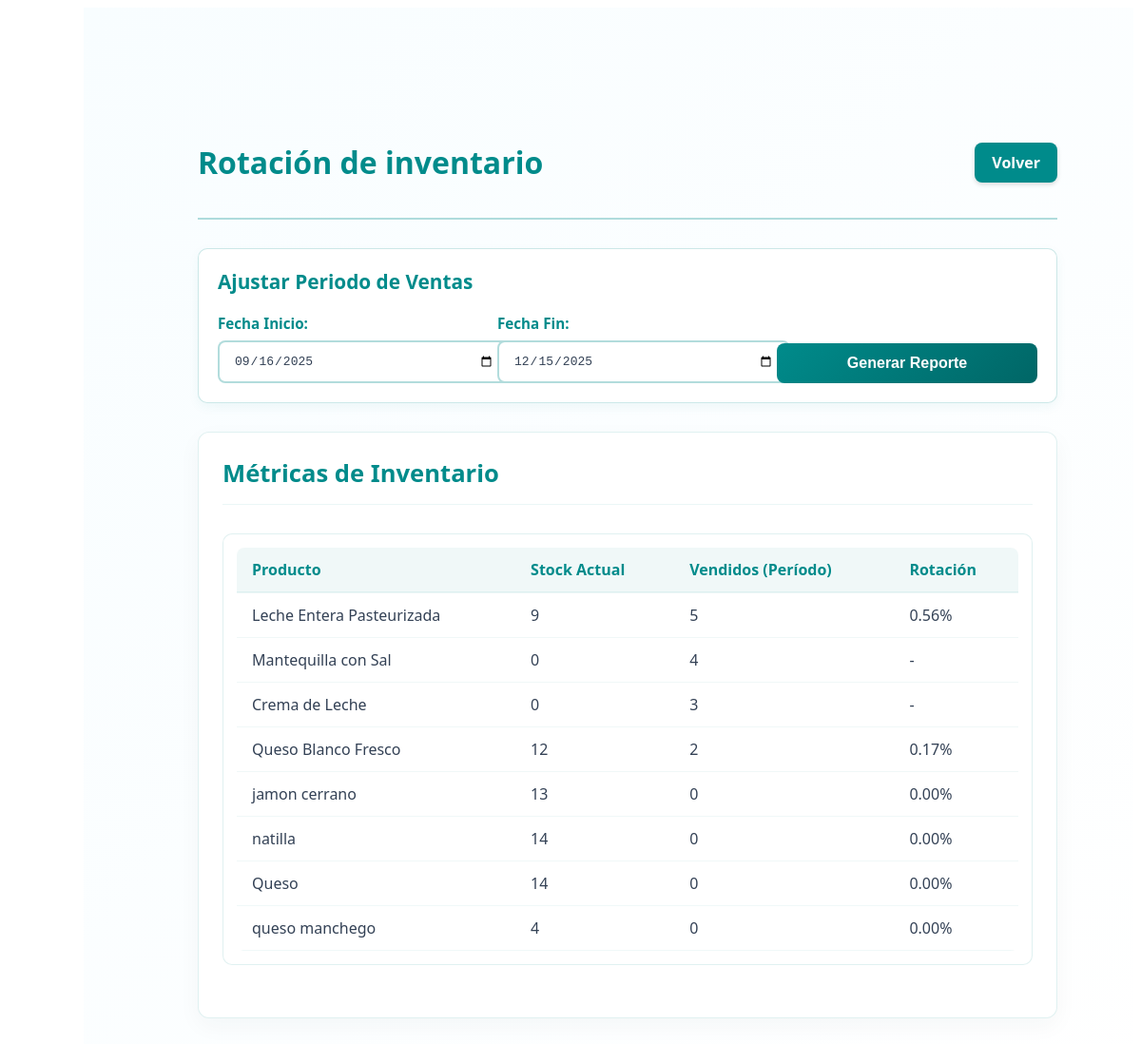
/reportes/reporte_rotacion_inventario.php (signed in), run on an earlier commit of the app's database.
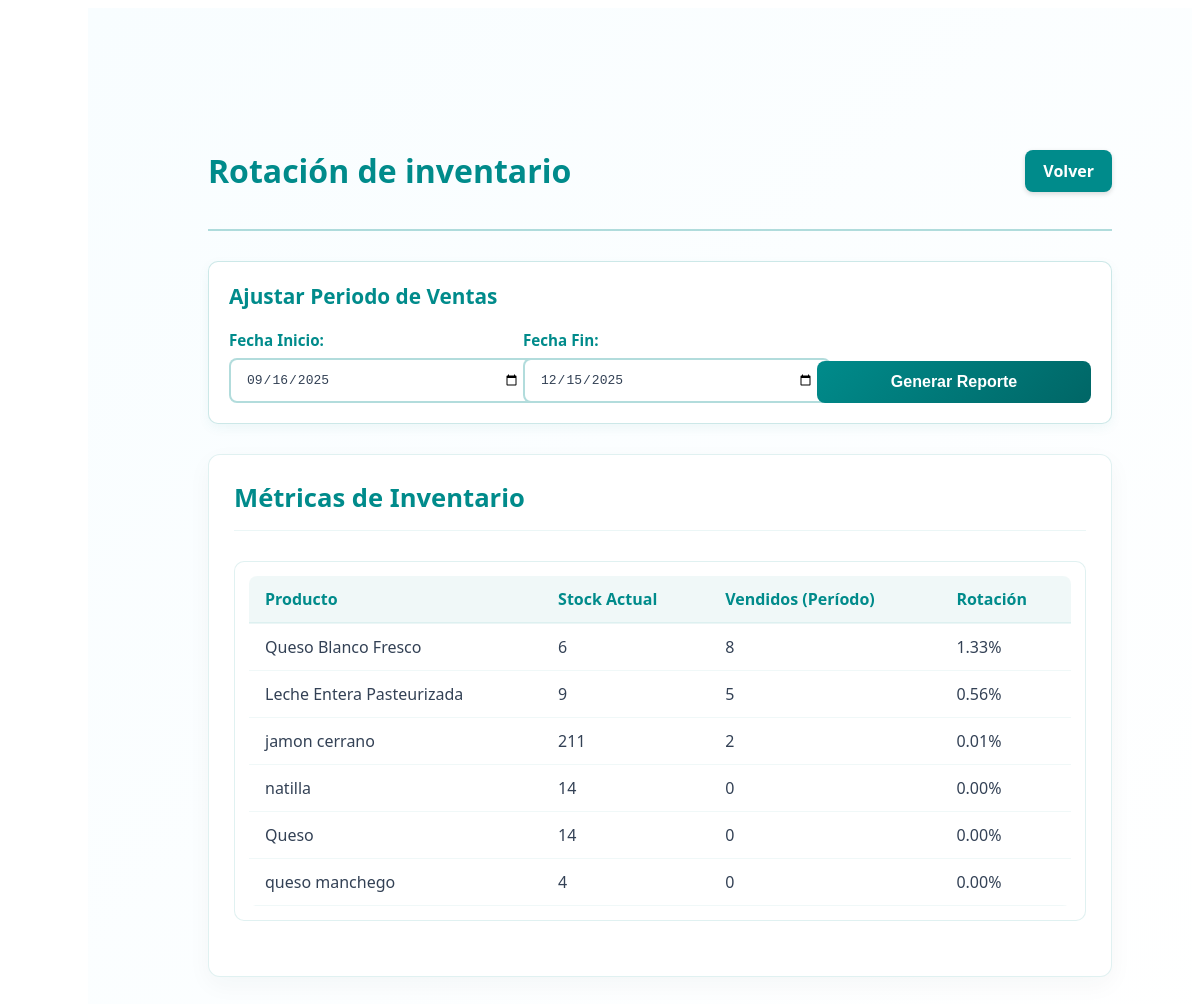
And on a later commit of the database.
### tables this page shows
CREATE TABLE `productos` (
  `id` int(11) NOT NULL,
  `codigo` varchar(50) NOT NULL,
  `nombre` varchar(255) NOT NULL,
  `descripcion` text DEFAULT NULL,
  `categoria_id` int(11) NOT NULL,
  `subcategoria_id` int(11) DEFAULT NULL,
  `proveedor_id` int(11) NOT NULL,
  `id_producto_proveedor` int(11) DEFAULT NULL,
  `fecha_vencimiento` date DEFAULT NULL,
  `cantidad` int(11) NOT NULL DEFAULT 0,
  `precio_costo` decimal(10,2) NOT NULL,
  `precio_venta` decimal(10,2) DEFAULT NULL,
  `created_at` timestamp NOT NULL DEFAULT current_timestamp(),
  `updated_at` timestamp NOT NULL DEFAULT current_timestamp() ON UPDATE current_timestamp(),
  `estado` enum('active','inactive') DEFAULT 'active'
);

### reportes/reporte_rotacion_inventario.php (the view, shortened to what this page needs)
<?php
require_once '../conexion.php';
$fecha_inicio = isset($_GET['fecha_inicio']) ? $_GET['fecha_inicio'] : date('Y-m-d', strtotime('-90 days'));
$fecha_fin = isset($_GET['fecha_fin']) ? $_GET['fecha_fin'] : date('Y-m-d');
function getRotacionInventario($pdo, $fecha_inicio, $fecha_fin) {
    $inicio = date('Y-m-d', strtotime($fecha_inicio));
    $fin = date('Y-m-d', strtotime($fecha_fin));
    $dias_timestamp = strtotime($fin) - strtotime($inicio);
    $dias_periodo = floor($dias_timestamp / (60 * 60 * 24)) + 1;
    try {
        $colsStmt = $pdo->query("SHOW COLUMNS FROM productos");
        $cols = $colsStmt->fetchAll(PDO::FETCH_COLUMN, 0);
    } catch (PDOException $e) {
        $cols = [];
    }
    $stockCol = null;
    if (in_array('cantidad', $cols, true)) $stockCol = 'cantidad';
    elseif (in_array('stock', $cols, true)) $stockCol = 'stock';
    if ($stockCol) {
        $stockSelect = "COALESCE(p.$stockCol, 0) AS stock";
    } else {
        $stockSelect = "0 AS stock";
    }
    $sql = "SELECT
                p.id,
                p.nombre,
                {$stockSelect},
                IFNULL((SELECT SUM(dv.cantidad)
                        FROM detalle_venta dv
                        JOIN ventas v ON dv.id_venta = v.id_venta
                        WHERE dv.id_producto = p.id
                          AND v.fecha BETWEEN :fecha_inicio AND :fecha_fin
                       ), 0) AS vendidos_periodo
            FROM productos p
            ORDER BY vendidos_periodo DESC";
    $stmt = $pdo->prepare($sql);
    $stmt->bindParam(':fecha_inicio', $inicio);
    $stmt->bindParam(':fecha_fin', $fin);
    $stmt->execute();
    $rows = $stmt->fetchAll(PDO::FETCH_ASSOC);
    foreach ($rows as &$r) {
        $vendidos = floatval($r['vendidos_periodo']);
        $stock = floatval($r['stock']);
    }
    return $rows;
}
$rotacion = getRotacionInventario($pdo, $fecha_inicio, $fecha_fin);
?>
<!DOCTYPE html>
<html lang="es">
<head>
    <link rel="stylesheet" href="../css/reportes/general_reportes.css">
</head>
<body>
<main class="main-content">
    <div class="content-wrapper">
        <div class="page-header">
            <h1 class="page-title">Rotación de inventario</h1>
            <a href="../reportes.php" class="volver-button">
                        Volver
                    </a>
        </div>
        <div class="filtros-container">
            <div class="filtros-card">
                <h3>Ajustar Periodo de Ventas</h3>
                <form method="GET" class="filtros-form">
                    <div class="form-row">
                        <div class="form-group">
                            <label for="fecha_inicio">Fecha Inicio:</label>
                            <input type="date" name="fecha_inicio" id="fecha_inicio" class="form-input" value="<?= $fecha_inicio ?>">
                        </div>
                        <div class="form-group">
                            <label for="fecha_fin">Fecha Fin:</label>
                            <input type="date" name="fecha_fin" id="fecha_fin" class="form-input" value="<?= $fecha_fin ?>">
                        </div>
                        <div class="form-group">
                            <button type="submit" class="btn-generar">Generar Reporte</button>
                        </div>
                    </div>
                </form>
            </div>
        </div>
        <div class="reporte-container">
            <div class="reporte-header">
                <h2>Métricas de Inventario</h2>
                </div>
            <div class="tabla-container">
                <div class="table-responsive">
                    <table class="tabla-reporte">
                        <thead>
                            <tr>
                                <th>Producto</th>
                                <th>Stock Actual</th>
                                <th>Vendidos (Período)</th>
                                <th>Rotación</th>
                                </tr>
                        </thead>
                        <tbody>
                            <?php if(empty($rotacion)): ?>
                                <tr><td colspan="4" class="empty-state">No hay datos de inventario o ventas en el periodo seleccionado</td></tr>
                            <?php else: foreach($rotacion as $r): ?>
                                <tr>
                                    <td><?= htmlspecialchars($r['nombre']) ?></td>
                                    <td><?= intval($r['stock']) ?></td>
                                    <td><?= intval($r['vendidos_periodo']) ?></td>
                                    <td><?= $r['rotacion'] !== null ? number_format($r['rotacion'], 2) . '%' : '-' ?></td>
                                    </tr>
                            <?php endforeach; endif; ?>
                        </tbody>
                    </table>
                </div>
            </div>
        </div>
    </div>
</main>
</body>
</html>

What changed in the data, as far as the page shows it:
removed productos: nombre "Mantequilla con Sal", stock "0", vendidos_periodo "4"
removed productos: nombre "Crema de Leche", stock "0", vendidos_periodo "3"
changed productos "Queso Blanco Fresco": stock "12" → "6"; vendidos_periodo "2" → "8"; rotacion "0.17" → "1.33"; moves up the list
changed productos "jamon cerrano": stock "13" → "211"; vendidos_periodo "0" → "2"; rotacion "0.00" → "0.01"
